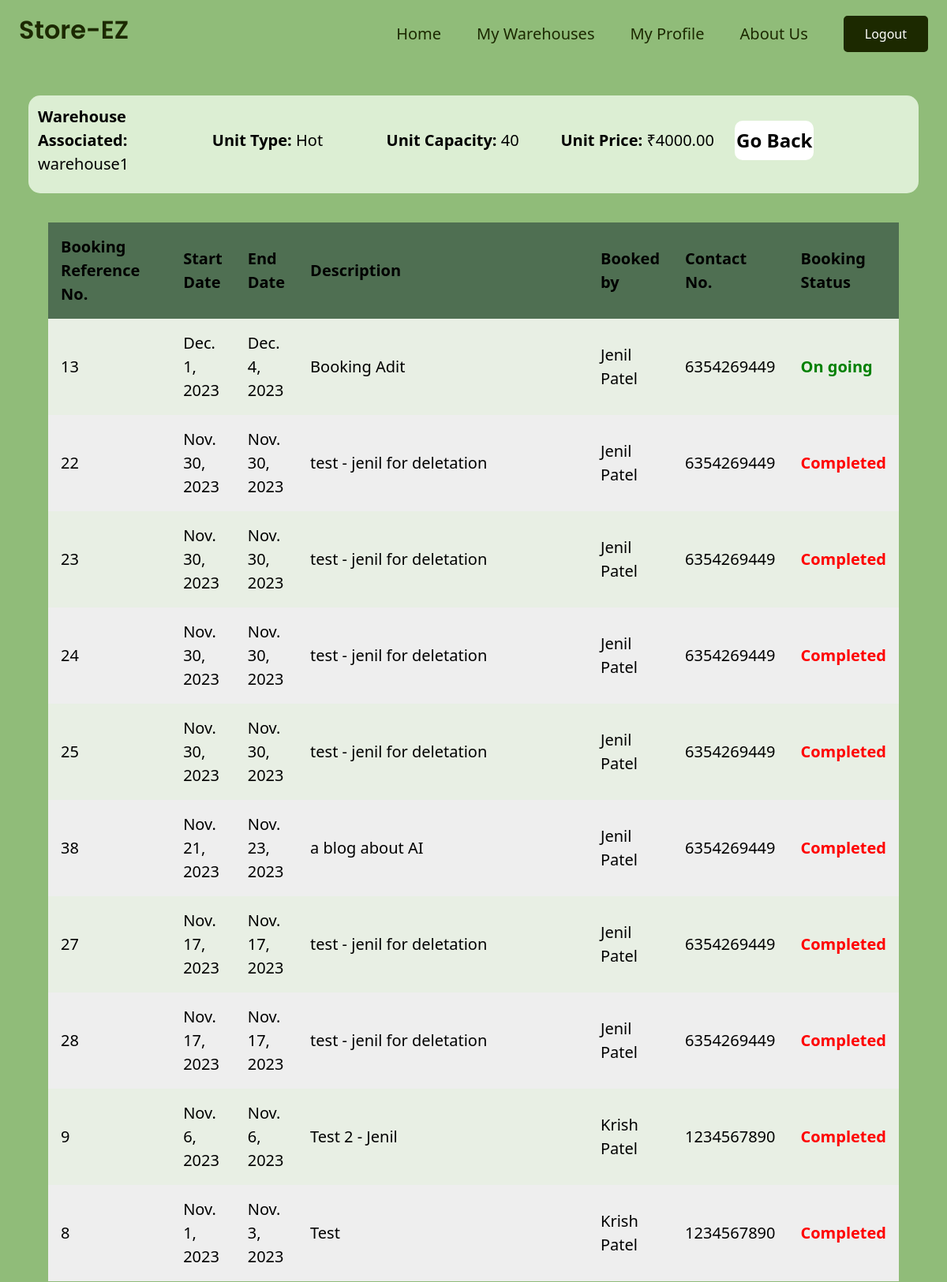
Screenshot of /warehouse/3/unit/9/ (signed in) with the database file from the repository.
### mainapp/models.py (models this page shows, shortened)
class Warehouse(models.Model):
    name = models.CharField(max_length=100)
    address = models.TextField()
    city = models.CharField(max_length=100)
    state = models.CharField(max_length=100)
    poc_name = models.CharField(max_length=100, null=True)
    poc_phone_no = models.DecimalField(max_digits=10, decimal_places=0)
    owner = models.ForeignKey(Warehouse_owner, on_delete=models.CASCADE)
    image = models.ImageField(default="images/default_warehouse_image.jpg",upload_to="images/warehouse/",blank=True,null=True)
    latitude = models.FloatField(default=23.1862737352)
    longitude = models.FloatField(default = 72.6283225558)

class Unit(models.Model):
    id = models.BigAutoField(primary_key=True)
    type = models.CharField(max_length=100) # Check box field
    capacity = models.IntegerField()
    price = models.DecimalField(max_digits=10, decimal_places=2)
    warehouse = models.ForeignKey(Warehouse, on_delete=models.CASCADE)

class Booking(models.Model):
    id = models.BigAutoField(primary_key=True)
    start_date = models.DateField(default= date.today)
    end_date = models.DateField(default= date.today)
    description = models.TextField()
    unit = models.ManyToManyField(Unit)
    farmer = models.ForeignKey(Farmer,on_delete=models.CASCADE, null=True)
    date = models.DateTimeField(auto_now_add=True)

class Farmer(models.Model):
    first_name = models.CharField(max_length=100, null=True)
    last_name = models.CharField(max_length=100, null=True)
    email = models.EmailField(max_length=200, null=True)
    phone_no = models.DecimalField(max_digits=10, decimal_places=0, null=True)
    city = models.CharField(max_length=100, null=True)
    state = models.CharField(max_length=100, null=True)
    image = models.ImageField(default="images/default_user_image.jpg",upload_to="images/farmer/",blank=True,null=True)
    def __str__(self) -> str:
        return f'{self.first_name} {self.last_name}'

### Warehouse/views.py (the view)
# urls.py: path("warehouse/<int:id>/unit/<int:id1>/", views.unit, name='unit'),
@login_required(login_url='login')
def unit(request, id, id1):
    warehouse = Warehouse.objects.get(id=id)
    unit = Unit.objects.get(id=id1)
    all_bookings = Booking.objects.filter(unit=id1)
    current_date = timezone.now().date()
    current_booking = all_bookings.filter(end_date__gte=current_date).order_by('-end_date')
    prev_booking = all_bookings.filter(end_date__lt=current_date).order_by('-end_date')
    context = {'warehouse':warehouse, 'unit':unit, 'current_booking':current_booking, 'prev_booking': prev_booking, 'id':id}
    return render(request, 'warehouse/unit.html', context)

### Warehouse/templates/Warehouse/unit.html (shortened to what this page needs)
{% extends 'base.html' %}
{% load static %}
{% block css %}
    <link rel="stylesheet" href="{% static 'Warehouse/css/singleunit.css'%}">
{% endblock %}
{% block content %}
<div class="info-row">
    <div class="ab">
      <div class="ind-row">
        <b>
          Warehouse Associated:
        </b> {{ warehouse.name }}
      </div>
      <div class="ind-row">
        <b>
          Unit Type:
        </b> {{ unit.type }}
      </div>
      <div class="ind-row">
        <b>
          Unit Capacity:
        </b> {{ unit.capacity }}
      </div>
      <div class="ind-row">
        <b>
          Unit Price:
        </b> ₹{{ unit.price }}
      </div>
      <div class="ind-row">
          <button onclick="location.href='{% url 'all_units' id%}'" type="button"> Go Back</button>
      </div>
    </div>
    </div>
  <div class="wrapperr">
    <div class="table-container">
      <table>
        <tr class="table-heading">
          <th>Booking Reference No.</th>
          <th>Start Date</th>
          <th>End Date</th>
          <th>Description</th>
          <th>Booked by</th>
          <th>Contact No.</th>
          <th>Booking Status</th>
        </tr>
        {% for booking in current_booking %}
        <tr class="not-heading">
          <td data-cell="Booking Number" style="width:15%;"> {{booking.id}} </td>
          <td data-cell="Start Date">{{ booking.start_date}}</td>
          <td data-cell="End Date">{{ booking.end_date}}</td>
          <td data-cell="Description" style="width:40%;">{{ booking.description}}</td>
          <td data-cell="Booked By">{{ booking.farmer}}</td>
          <td data-cell="Contact No.">{{ booking.farmer.phone_no}}</td>
          <td class="on-going" data-cell="Booked Status" class="on-going"><b>On going</b></td>
        </tr>
        {% endfor %}
        {% for booking in prev_booking %}
        <tr>
          <td data-cell="Booking Number" style="width:15%;"> {{booking.id}} </td>
          <td data-cell="Start Date">{{ booking.start_date}}</td>
          <td data-cell="End Date">{{ booking.end_date}}</td>
          <td data-cell="Description" style="width:40%;">{{ booking.description}}</td>
          <td data-cell="Booked By">{{ booking.farmer}}</td>
          <td data-cell="Contact No.">{{ booking.farmer.phone_no}}</td>
          <td class="completed" data-cell="Booked Status"><b>Completed</b></td>
        </tr>
        {% endfor %}
      </table>
    </div>
  </div>
{% endblock %}

### static/css/base.css (style rules this page uses)
* { margin:0; padding:0; box-sizing:border-box; }

### Warehouse/static/Warehouse/css/singleunit.css (style rules this page uses)
body { color:#000; font-size:1.25rem; font-family:system-ui; line-height:1.5; background-color: #90bc79; }
.wrapperr { display:flex; flex-direction: column; border:solid; border-width:1px; border-color:#90bc79; margin: auto; max-width: 90%; border-radius:15px; }
.info-row { display: flex; justify-content: space-between; align-items: center; padding: 1%; background-color: #dceed3; margin: 3%; border-radius: 15px; }
.info-row button { background-color:white; border:none; height:50px; width:100px; border-radius:10px; cursor:pointer; color:#000000; font-weight: 700; font-size:larger; }
.info-row .ab { flex:2; display:flex; justify-content: space-between; align-items:center; }
.info-row .ab div { flex:2; padding-bottom:10px; }
.table-container { max-width:100%; }
table { width:100%; border-collapse:collapse; background:#eee; }
.table-heading { background-color: #4F6F52; border-radius: 15px; }
th,td { padding:1rem; }
th { text-align:left; }
tr:nth-of-type(2n) { background:hsl(99.9 62.8% 83.1% / 0.2); }
.on-going { color: green; }
.completed { color: red; }

### rows the page displays
Warehouse: name "warehouse1"
Unit: type "Hot", capacity "40", price "4000.00"
Booking: id "13", start_date "Dec. 1, 2023", end_date "Dec. 4, 2023", description "Booking Adit", farmer "Jenil Patel", farmer.phone_no "6354269449"
Booking: id "22", start_date "Nov. 30, 2023", end_date "Nov. 30, 2023", description "test - jenil for deletation", farmer "Jenil Patel", farmer.phone_no "6354269449"
Booking: id "23", start_date "Nov. 30, 2023", end_date "Nov. 30, 2023", description "test - jenil for deletation", farmer "Jenil Patel", farmer.phone_no "6354269449"
Booking: id "24", start_date "Nov. 30, 2023", end_date "Nov. 30, 2023", description "test - jenil for deletation", farmer "Jenil Patel", farmer.phone_no "6354269449"
Booking: id "25", start_date "Nov. 30, 2023", end_date "Nov. 30, 2023", description "test - jenil for deletation", farmer "Jenil Patel", farmer.phone_no "6354269449"
Booking: id "38", start_date "Nov. 21, 2023", end_date "Nov. 23, 2023", description "a blog about AI", farmer "Jenil Patel", farmer.phone_no "6354269449"
Booking: id "27", start_date "Nov. 17, 2023", end_date "Nov. 17, 2023", description "test - jenil for deletation", farmer "Jenil Patel", farmer.phone_no "6354269449"
Booking: id "28", start_date "Nov. 17, 2023", end_date "Nov. 17, 2023", description "test - jenil for deletation", farmer "Jenil Patel", farmer.phone_no "6354269449"
Booking: id "9", start_date "Nov. 6, 2023", end_date "Nov. 6, 2023", description "Test 2 - Jenil", farmer "Krish Patel", farmer.phone_no "1234567890"
Booking: id "8", start_date "Nov. 1, 2023", end_date "Nov. 3, 2023", description "Test", farmer "Krish Patel", farmer.phone_no "1234567890"
